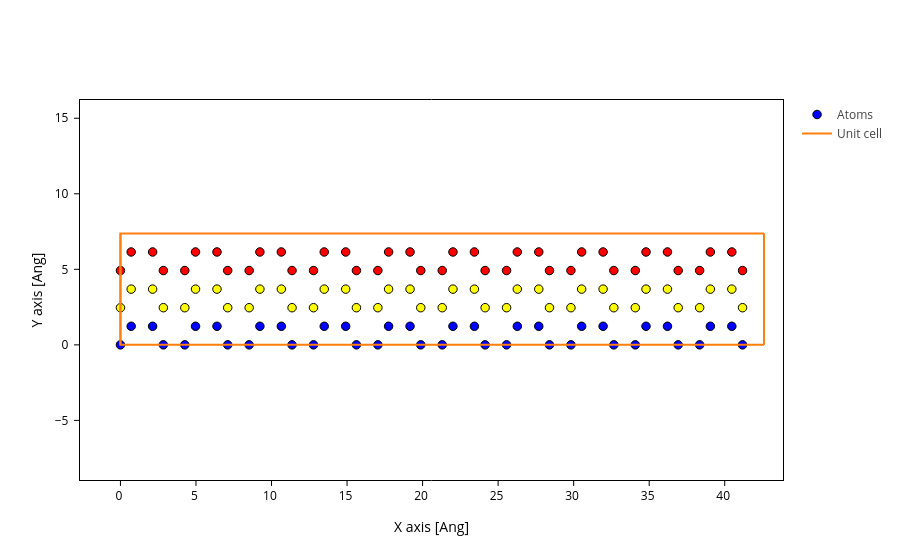

Notebook code cell kept with this figure:
### Code cell
excess_atoms = np.delete(np.arange(tbtse.na), [tbtse.a_dev, tbtse.a_elec(0), tbtse.a_elec(1)])
style = [
    {'atoms':tbtse.a_dev, 'color':'yellow'},
    {'atoms':tbtse.a_elec(0), 'color':'blue'},
    {'atoms':tbtse.a_elec(1), 'color':'red'},
    {'atoms':excess_atoms, 'color':'black'},
]

tbtse.geometry.plot(axes='xy', atoms_style=style, backend='plotly')

### Figure 1 — Plotly figure (JSON) as saved in the notebook; plotly's stock layout.template omitted (floating-point values rounded to 4 significant figures)
{"data": [{"marker": {"color": ["blue", "blue", "blue", "blue", "blue", "blue", "blue", "blue", "blue", "blue", "blue", "blue", "blue", "blue", "blue", "blue", "blue", "blue", "blue", "blue", "blue", "blue", "blue", "blue", "blue", "blue", "blue", "blue", "blue", "blue", "blue", "blue", "blue", "blue", "blue", "blue", "blue", "blue", "blue", "blue", "yellow", "yellow", "yellow", "yellow", "yellow", "yellow", "yellow", "yellow", "yellow", "yellow", "yellow", "yellow", "yellow", "yellow", "yellow", "yellow", "yellow", "yellow", "yellow", "yellow", "yellow", "yellow", "yellow", "yellow", "yellow", "yellow", "yellow", "yellow", "yellow", "yellow", "yellow", "yellow", "yellow", "yellow", "yellow", "yellow", "yellow", "yellow", "yellow", "yellow", "red", "red", "red", "red", "red", "red", "red", "red", "red", "red", "red", "red", "red", "red", "red", "red", "red", "red", "red", "red", "red", "red", "red", "red", "red", "red", "red", "red", "red", "red", "red", "red", "red", "red", "red", "red", "red", "red", "red", "red"], "line": {"color": "black", "width": 1}, "opacity": 1, "size": 8.48}, "meta": {}, "mode": "markers", "name": "Atoms", "opacity": 1, "type": "scatter", "x": [0.0, 0.71, 2.13, 2.84, 4.26, 4.97, 6.39, 7.1, 8.52, 9.23, 10.65, 11.36, 12.78, 13.49, 14.91, 15.62, 17.04, 17.75, 19.17, 19.88, 21.3, 22.01, 23.43, 24.14, 25.56, 26.27, 27.69, 28.4, 29.82, 30.53, 31.95, 32.66, 34.08, 34.79, 36.21, 36.92, 38.34, 39.05, 40.47, 41.18, 0.0, 0.71, 2.13, 2.84, 4.26, 4.97, 6.39, 7.1, 8.52, 9.23, 10.65, 11.36, 12.78, 13.49, 14.91, 15.62, 17.04, 17.75, 19.17, 19.88, 21.3, 22.01, 23.43, 24.14, 25.56, 26.27, 27.69, 28.4, 29.82, 30.53, 31.95, 32.66, 34.08, 34.79, 36.21, 36.92, 38.34, 39.05, 40.47, 41.18, 0.0, 0.71, 2.13, 2.84, 4.26, 4.97, 6.39, 7.1, 8.52, 9.23, 10.65, 11.36, 12.78, 13.49, 14.91, 15.62, 17.04, 17.75, 19.17, 19.88, 21.3, 22.01, 23.43, 24.14, 25.56, 26.27, 27.69, 28.4, 29.82, 30.53, 31.95, 32.66, 34.08, 34.79, 36.21, 36.92, 38.34, 39.05, 40.47, 41.18], "y": [0.0, 1.23, 1.23, 0.0, 0.0, 1.23, 1.23, 0.0, 0.0, 1.23, 1.23, 0.0, 0.0, 1.23, 1.23, 0.0, 0.0, 1.23, 1.23, 0.0, 0.0, 1.23, 1.23, 0.0, 0.0, 1.23, 1.23, 0.0, 0.0, 1.23, 1.23, 0.0, 0.0, 1.23, 1.23, 0.0, 0.0, 1.23, 1.23, 0.0, 2.46, 3.689, 3.689, 2.46, 2.46, 3.689, 3.689, 2.46, 2.46, 3.689, 3.689, 2.46, 2.46, 3.689, 3.689, 2.46, 2.46, 3.689, 3.689, 2.46, 2.46, 3.689, 3.689, 2.46, 2.46, 3.689, 3.689, 2.46, 2.46, 3.689, 3.689, 2.46, 2.46, 3.689, 3.689, 2.46, 2.46, 3.689, 3.689, 2.46, 4.919, 6.149, 6.149, 4.919, 4.919, 6.149, 6.149, 4.919, 4.919, 6.149, 6.149, 4.919, 4.919, 6.149, 6.149, 4.919, 4.919, 6.149, 6.149, 4.919, 4.919, 6.149, 6.149, 4.919, 4.919, 6.149, 6.149, 4.919, 4.919, 6.149, 6.149, 4.919, 4.919, 6.149, 6.149, 4.919, 4.919, 6.149, 6.149, 4.919]}, {"meta": {}, "mode": "lines", "name": "Unit cell", "type": "scatter", "x": [0.0, 0.0, 42.6, 42.6, 0.0, 0.0, NaN, 0.0, 0.0, 0.0, 42.6, 42.6, 0.0, NaN, 42.6, 42.6, NaN, 42.6, 42.6], "y": [0.0, 7.379, 7.379, 7.379, 7.379, 7.379, NaN, 7.379, 0.0, 0.0, 0.0, 0.0, 0.0, NaN, 7.379, 0.0, NaN, 7.379, 0.0]}], "layout": {"scene": {"aspectmode": "data", "xaxis": {"title": {"text": "X axis [Ang]"}}, "yaxis": {"title": {"text": "Y axis [Ang]"}}}, "xaxis": {"scaleanchor": "y", "scaleratio": 1, "title": {"text": "X axis [Ang]"}}, "yaxis": {"title": {"text": "Y axis [Ang]"}}}}
